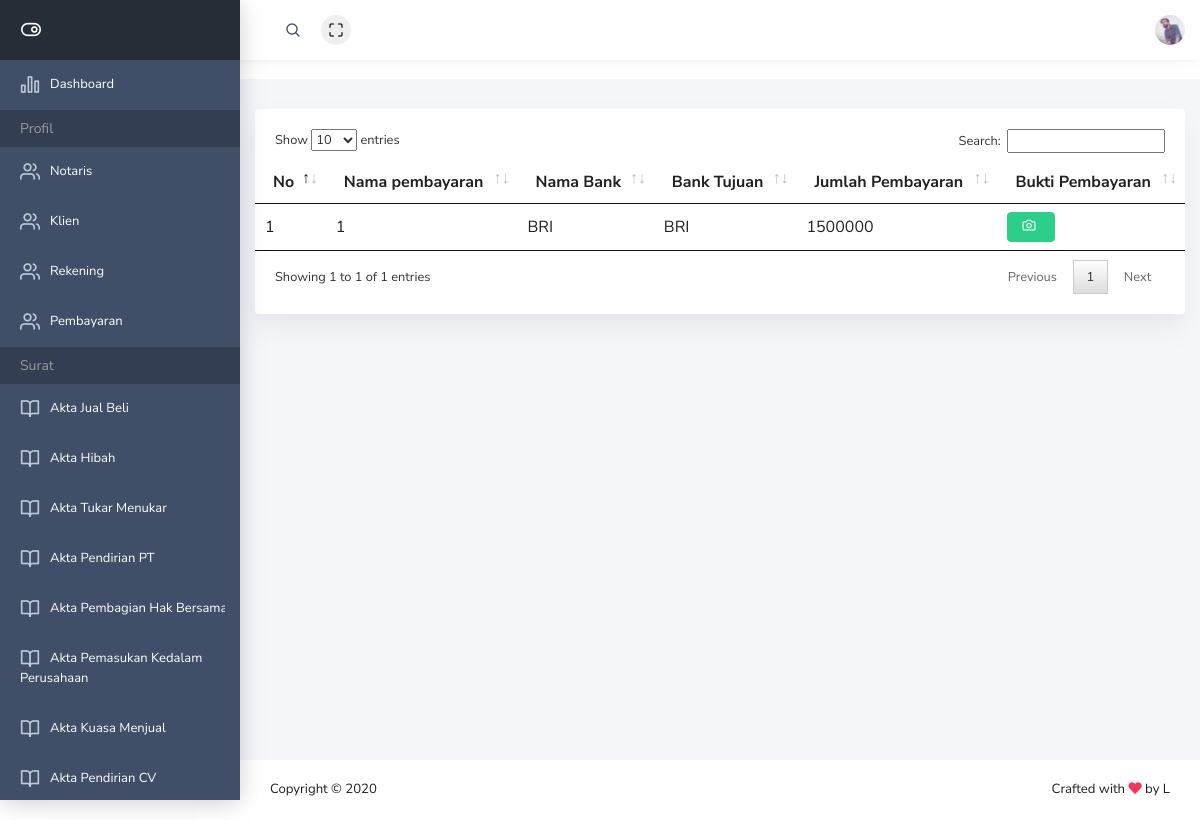
The app's page /admin/pembayaran.php with its own data.
### tables this page shows
CREATE TABLE `pembayaran` (
  `id_bayar` int(11) NOT NULL,
  `nama_rek` int(11) NOT NULL,
  `dari_bank` varchar(30) NOT NULL,
  `ke_bank` int(11) NOT NULL,
  `bukti_bayar` varchar(100) NOT NULL,
  `jumlah_bayar` int(100) NOT NULL
);

CREATE TABLE `rekening` (
  `id` int(11) NOT NULL,
  `bank` varchar(30) NOT NULL,
  `rekening` int(30) NOT NULL,
  `nama` int(11) NOT NULL
);

### admin/pembayaran.php (the view, shortened to what this page needs)
<?php
require "function.php";
include 'header.php';
?>
                <div class="main-content">
                    <div class="container-fluid">
                        <div class="row">
                            <div class="card">
                                <div class="card-body">
                                  <table id="contoh">
                                    <thead>
                                        <tr>
                                            <th>No</th>
                                            <th>Nama pembayaran</th>
                                            <th>Nama Bank</th>
                                            <th>Bank Tujuan</th>
                                            <th>Jumlah Pembayaran</th>
                                            <th>Bukti Pembayaran</th>
                                        </tr>
                                    </thead>
                                    <tbody>
                                   <?php
                                                        $sql =  mysqli_query($kon,"SELECT pembayaran.id_bayar,pembayaran.nama_rek,pembayaran.dari_bank,pembayaran.ke_bank,pembayaran.bukti_bayar,pembayaran.jumlah_bayar,klien.id,klien.nama,rekening.id,rekening.bank FROM pembayaran INNER JOIN klien on pembayaran.nama_rek = klien.id INNER JOIN rekening on pembayaran.ke_bank = rekening.id");
                                                         while ($row=mysqli_fetch_array($sql)) {
                                    ?>
                                        <tr>
                                            <td><?= $row["id_bayar"];?></td>
                                            <td><?= $row["nama_rek"];?></td>
                                            <td><?= $row["dari_bank"];?></td>
                                            <td><?= $row["bank"];?></td>
                                            <td><?= $row["jumlah_bayar"];?></td>
                                               <td><?php echo "<a href='#' class='pbb btn btn-success' data-id=".$row['id_bayar']."><i class='ik ik-camera'></i></a>  "?></td>
                                        </tr>
                                    <?php
                                        }
                                    ?>
                                    </tbody>
                                </table>
                                </div>
                            </div>
                    </div>
                </div>
            </div>
<?php
include 'footer.php';
?>
    </body>
</html>

### records on screen
pembayaran: id_bayar "1", nama_rek "1", dari_bank "BRI", rekening.bank "BRI", jumlah_bayar "1500000"
